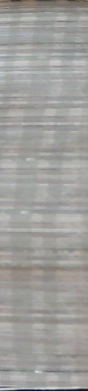
#> input picture image/test4.png, 88 x 391 px, found by its file name
$ python augmentation1.py
#> lines starting #> are read from the running program, lines starting #| are printed output that depends on the picture
import os
import cv2
import numpy as np
from PIL import Image, ImageEnhance, ImageFilter
import random

# Function to load the image
def load_image(image_path):
#> called with image_path = 'image/test4.png'
    return cv2.imread(image_path, cv2.IMREAD_GRAYSCALE)
#> returned value: shape (391, 88); min 21, max 230, mean 158.6

# Function to cut the image into 64x64 portions
def cut_image(image, size=(64, 64)):
#> called with size = (64, 64)
    h, w = image.shape
#> h = 391; w = 88
    patches = []
    for i in range(0, h, size[0]):
        for j in range(0, w, size[1]):
            patch = image[i:i + size[0], j:j + size[1]]
            if patch.shape == size:
                patches.append(patch)
#> after the loop, patches = 6 items
    return patches

# Data augmentation functions
def blur_image(image):
    return cv2.GaussianBlur(image, (5, 5), 0)

def scale_image(image, scale_range=(0.9, 1.1)):
    scale = random.uniform(scale_range[0], scale_range[1])
    h, w = image.shape
    resized = cv2.resize(image, (int(w * scale), int(h * scale)))
    if scale > 1:
        center = resized.shape[0] // 2, resized.shape[1] // 2
        cropped = resized[center[0] - h // 2:center[0] + h // 2, center[1] - w // 2:center[1] + w // 2]
    else:
        padded = cv2.copyMakeBorder(resized, 0, h - resized.shape[0], 0, w - resized.shape[1], cv2.BORDER_CONSTANT, value=[0, 0, 0])
        cropped = padded
    return cropped

def rotate_image(image, angle_range=(-10, 10)):
    angle = random.uniform(angle_range[0], angle_range[1])
    h, w = image.shape
    matrix = cv2.getRotationMatrix2D((w / 2, h / 2), angle, 1)
    rotated = cv2.warpAffine(image, matrix, (w, h))
    return rotated

def change_brightness(image, brightness_range=(0.5, 1.5)):
    enhancer = ImageEnhance.Brightness(Image.fromarray(image))
    factor = random.uniform(brightness_range[0], brightness_range[1])
    brightened = enhancer.enhance(factor)
    return np.array(brightened)

def add_noise(image, noise_level=0.1):
    noise = np.random.normal(0, noise_level, image.shape)
    noisy_image = image + noise * 255
    noisy_image = np.clip(noisy_image, 0, 255).astype(np.uint8)
    return noisy_image

# Function to perform all augmentations
def augment_image(image):
    augmentations = [
        blur_image,
        scale_image,
        rotate_image,
        change_brightness,
        add_noise
    ]
    augmented_images = []
    for func in augmentations:
        augmented_images.append(func(image))
    return augmented_images

# Load the original image
image_path = 'image/test4.png'
image = load_image(image_path)

# Cut the image into 64x64 portions
patches = cut_image(image)
#> patches = 6 items

# Perform data augmentation and save the new dataset
output_dir = 'data/train'
os.makedirs(output_dir, exist_ok=True)

count = 0
for patch in patches:
    augmented_images = augment_image(patch)
    for aug_image in augmented_images:
        output_path = os.path.join(output_dir, f'augmented_{count}.png')
        cv2.imwrite(output_path, aug_image)
        count += 1
#> this loop made 6 passes
#> pass 1, in scale_image, `resized = cv2.resize(image, (int(w * scale), int(h * scale)))`:
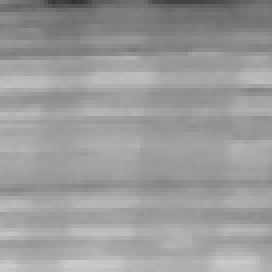
#> resized: shape (68, 68) (shown 4 times larger); min 50, max 202, mean 155.1
#> pass 1, in scale_image, `cropped = resized[center[0] - h // 2:center[0] + h // 2, center[1] - w..`:
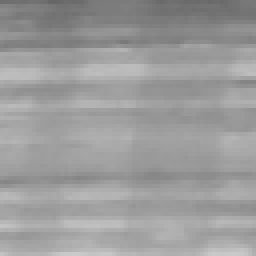
#> cropped: shape (64, 64) (shown 4 times larger); min 102, max 202, mean 155.9
#> pass 1, in rotate_image, `rotated = cv2.warpAffine(image, matrix, (w, h))`:
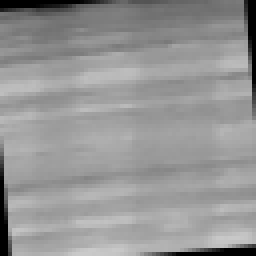
#> rotated: shape (64, 64) (shown 4 times larger); min 0, max 201, mean 149.1
#> pass 1, in change_brightness, `brightened = enhancer.enhance(factor)`:
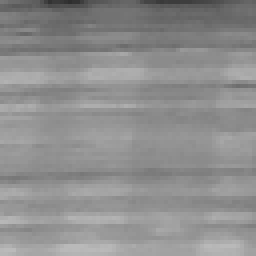
#> brightened: PIL image 64x64 L (shown 4 times larger); min 46, max 186, mean 142.4
#> after the loop, count = 30

print(f"Generated {count} augmented images.")
#| Generated 30 augmented images.

$ run again, with image/test1.png copied over image/test4.png
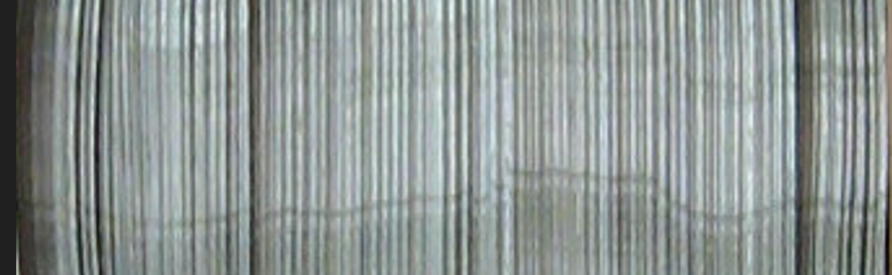
#> input picture image/test1.png, 892 x 275 px, found by its file name
#> after the loop in cut_image, `for i in range(0, h, size[0]):`: patches = 52 items
#> the loop `for patch in patches:` made 52 passes
#> pass 1, in scale_image, `cropped = resized[center[0] - h // 2:center[0] + h // 2, center[1] - w..`:
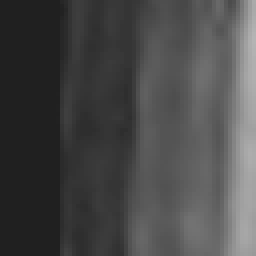
#> cropped: shape (64, 64) (shown 4 times larger); min 32, max 180, mean 72.5
#> pass 1, in rotate_image, `rotated = cv2.warpAffine(image, matrix, (w, h))`:
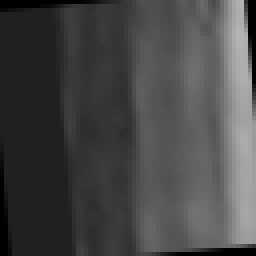
#> rotated: shape (64, 64) (shown 4 times larger); min 0, max 180, mean 70.6
#> after the loop `for patch in patches:`: count = 260
#| Generated 260 augmented images.

$ run again, with image/test10.png copied over image/test4.png
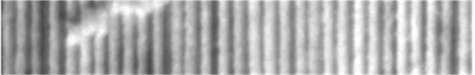
#> input picture image/test10.png, 475 x 75 px, found by its file name
#> in load_image, returned value is the input picture: shape (75, 475); min 72, max 255, mean 173.1
#> after the loop in cut_image, `for i in range(0, h, size[0]):`: patches = 7 items
#> the loop `for patch in patches:` made 7 passes
#> pass 1, in scale_image, `cropped = resized[center[0] - h // 2:center[0] + h // 2, center[1] - w..`:
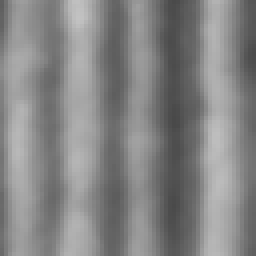
#> cropped: shape (64, 64) (shown 4 times larger); min 73, max 194, mean 132.7
#> pass 1, in rotate_image, `rotated = cv2.warpAffine(image, matrix, (w, h))`:
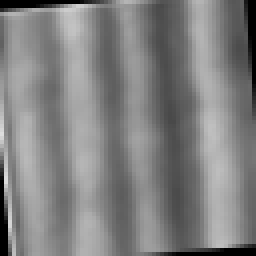
#> rotated: shape (64, 64) (shown 4 times larger); min 0, max 221, mean 128.1
#> after the loop `for patch in patches:`: count = 35
#| Generated 35 augmented images.
